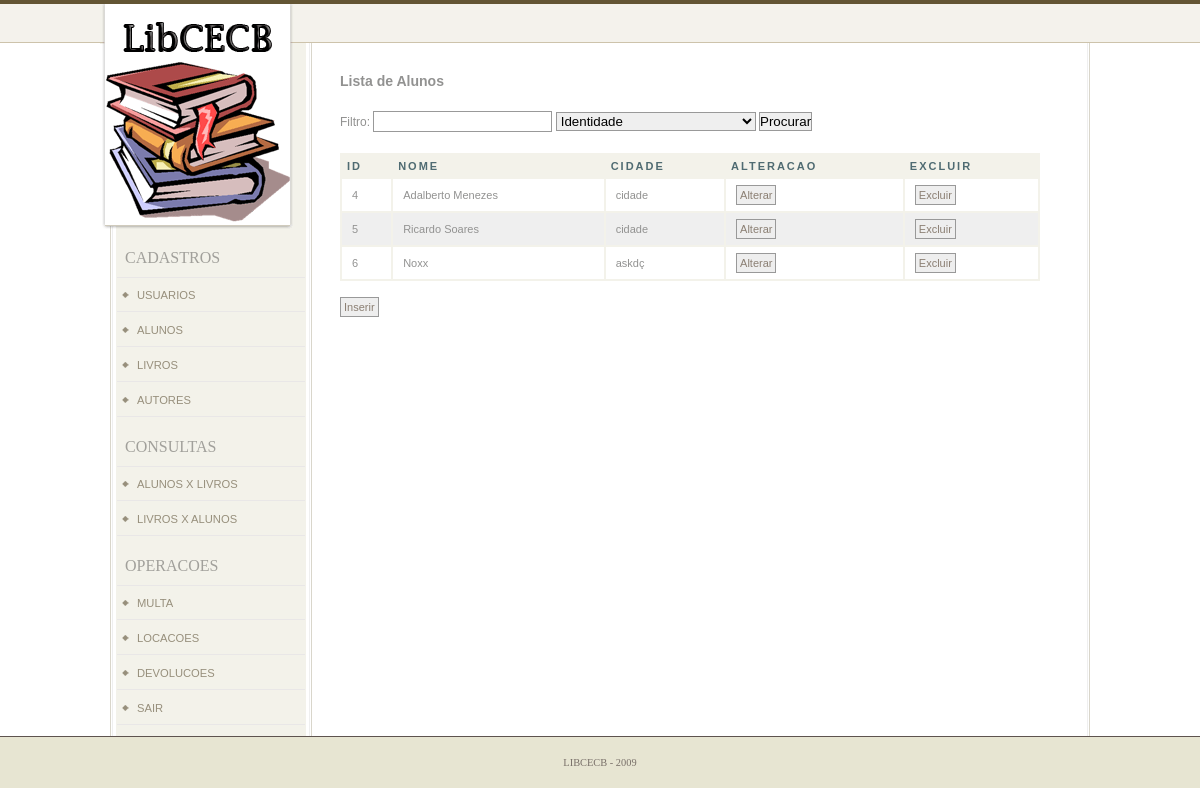
/index.php?area=alunos (signed in), run on the app's committed database.
### global.php (called while the page is built, shortened)
<?
    $maximo = 10;
?>

### ct_alunos_lista.php (the view, shortened to what this page needs)
<?
$pagina = $_GET["pagina"];
if($pagina == "") {
    $pagina = "1";
}
if(!empty ($_REQUEST['filtroVal']))
{
    $where = " WHERE {$_REQUEST['filtro']} like '%{$_REQUEST['filtroVal']}%' ";
}
else
{
    $where = "";
}
$inicio = $pagina - 1;
$inicio = $maximo * $inicio;
$sel['0'] = "";
$sel['1'] = "";
?>
<h3>Lista de Alunos</h3>
<form name="filtro" method="GET" action="<?=$_SERVER['PHP_SELF'];?>">
<div id="filtro">
     Filtro: <input type="text" name="filtroVal" value="<?=$_REQUEST['filtroVal']?>">
     <select name="filtro">
         <option value="identidade_aluno" <?=$sel['0'];?>>Identidade</option>
     </select>
     <input type="submit" name="procurar" value="Procurar" />
</div>
</form>
<table id="mytable" cellspacing="0">
    <tr>
        <th scope="col">Id</th>
        <th scope="col">Nome</th>
        <th scope="col">Cidade</th>
        <th scope="col">Alteracao</th>
        <th scope="col">Excluir</th>
    </tr>
    <?
        $sql = "SELECT id, nome_aluno,cidade_aluno FROM alunos {$where} ORDER BY id  limit {$inicio},{$maximo}";
        $result = mysql_query($sql);
        $temp = 0;
        while($row = mysql_fetch_array($result))
        {
            if(($temp % 2) == 0 )
            {
                    $class_alt = "";
            }
            else
            {
                    $class_alt = "class='alt'";
            }
    ?>
    <tr>
        <td <?=$class_alt;?>><?=$row["id"];?></td>
        <td <?=$class_alt;?>><?=$row["nome_aluno"];?></td>
        <td <?=$class_alt;?>><?=$row["cidade_aluno"];?></td>
        <td <?=$class_alt;?>><a class="botao" href="index.php?area=alunos&acao=alterar&id=<?=$row["id"];?>">Alterar</a></td>
        <td <?=$class_alt;?>><a href="#" class="botao" onclick="excluiReg(<?=$row["id"];?>)">Excluir</a></td>
    </tr>
    <?
            $temp++;
        }
    ?>
</table>
<br />
<div><a class="botao" href="index.php?area=alunos&acao=inserir">Inserir</a></div>

### css/main.css (style rules this page uses)
* { padding:0; margin:0; }
h1, h2, h3, h4, h5, h6, p, pre, blockquote, form, label, ul, ol, dl, fieldset, address { margin:20px 0; }
body { text-align: center; font-size: 1em; font-family: Verdana, sans-serif; }
div#content-inner a:link, div#content-inner a:visited { color: #8b7f73; text-decoration: none; }
#mytable { width: 700px; padding: 0; margin: 0; font: 11px "Trebuchet MS", Verdana, Arial, Helvetica, sans-serif; border: solid thin #F3F2EA; }
#mytable th { font: bold 11px "Trebuchet MS", Verdana, Arial, Helvetica, sans-serif; color: #4f6b72; letter-spacing: 2px; text-transform: uppercase; text-align: left; padding: 6px; background-color: #F3F2EA; }
#mytable td { padding: 10px; border: solid thin #F3F2EA; background: #fff; }
#mytable td.alt { background: #EFEFEF; }
.botao { border: solid 1px #999; background-color: #eeeeee; font-weight: bold; padding:3px; cursor: pointer; color: Gray; text-decoration: none; font: 11px "Trebuchet MS", Verdana, Arial, Helvetica, sans-serif; }
#filtro { vertical-align:top; }
#filtro input { border: solid 1px #999; height:19px; }
#filtro select { border: solid 1px #999; width:200px; }

### data on the page
alunos: id "4", nome_aluno "Adalberto Menezes", cidade_aluno "cidade"
alunos: id "5", nome_aluno "Ricardo Soares", cidade_aluno "cidade"
alunos: id "6", nome_aluno "Noxx", cidade_aluno "askdç"
